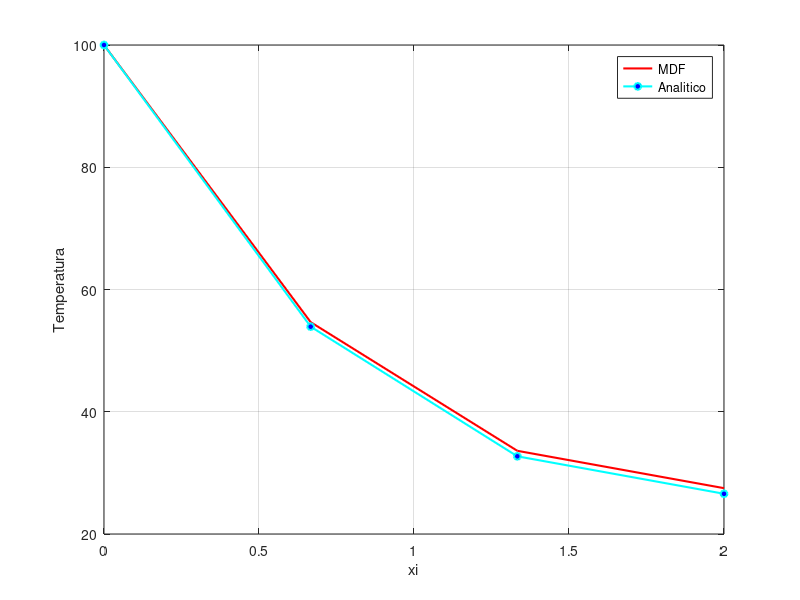

Source code (MATLAB):
clc; clear all;

% Ejercicio 1.b.

  L1 = 0;
  L2 = 2;
  N = 4;

  T_1 = 100;
  % T_2 := Neumann = q = 0
  q = 0;

  k = 1;
  c = 1;
  G = 0;
  dx = (L2 - L1)/(N-1);

  % Armar matriz K
  K = diag(-ones(N-1,1),-1) + diag((2 + c*dx^2/k)*ones(N,1)) + diag(-ones(N-1,1),1);

  % Armar vector f
  f = zeros(N,1);

  % Reemplazar en nodos interiores:
  f(2:N-1) = G/k*dx^2;

  % Aplicar condiciones de borde:
  f(1) = T_1; % Borde izq. : Dirichlet
  f(end) = G/k*dx^2 - 2*dx*q/k; % Borde der. : Neumann

  K(1, 1:2) = [1 0];
  K(end, end-1) = -2;

##  disp("Matriz K:")
##  K

##  disp("\nVector f:")
##  f

  disp("\nSolución por Diferencias Finitas:")
  T = K\f;
  T(end-2:end)

  % Analitico:
  T_a = @(x) (100 .* exp(-x).*(exp(2 .*x) + exp(4)))./(1 + exp(4));

  x_a = L1:dx:L2;
  disp(length(x_a))
  disp(x_a(2) - x_a(1))
  disp(dx)

  disp("\nSolución Analítica:")
  sol_a = T_a(x_a');
  sol_a(end-2:end)

  figure(1, 'name', "Grafico comparación")
  plot(x_a, T, 'linewidth', 1.5, 'r-')
  grid on; hold on;
  plot(x_a, sol_a, 'ko-', 'markersize', 5, 'markerfacecolor', 'b', 'linewidth', 1.5, 'color', 'c')

  ylabel("Temperatura")
  xlabel(" xi ")
  legend("MDF", "Analitico")
